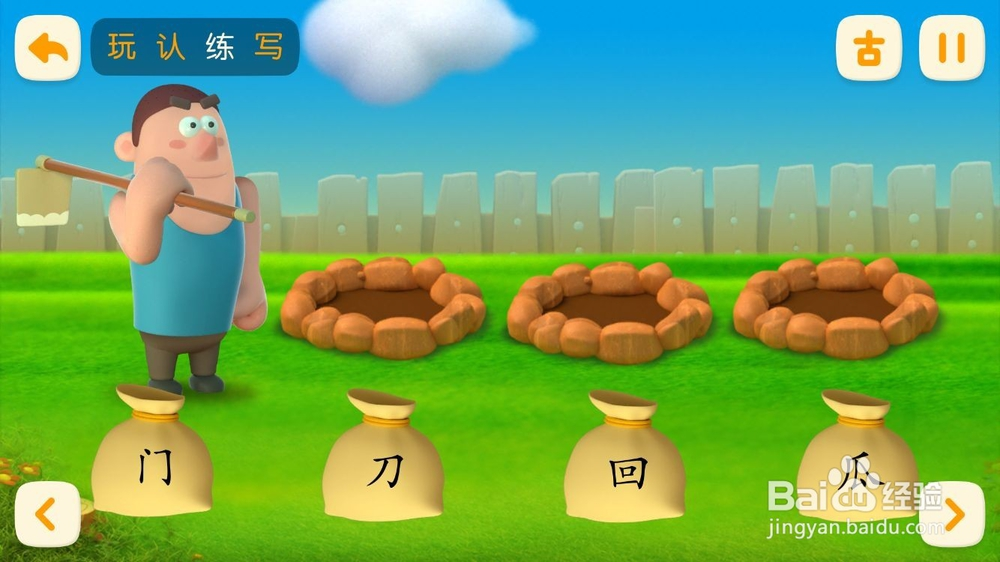
#> input picture work/ihuman-controls-deepening/2018-proposal-image-1.jpg, 1000 x 562 px, given in place of snap-caller-before.png, which was not available
$ python ui_file_picker_frames.py ../work/ihuman-controls-deepening
#> lines starting #> are read from the running program, lines starting #| are printed output that depends on the picture
"""Cancellation restores the settled caller frame byte for byte."""
import sys
from pathlib import Path
from PIL import Image, ImageChops

root = Path(sys.argv[1])
before = Image.open(root / "snap-caller-before.png").convert("L")
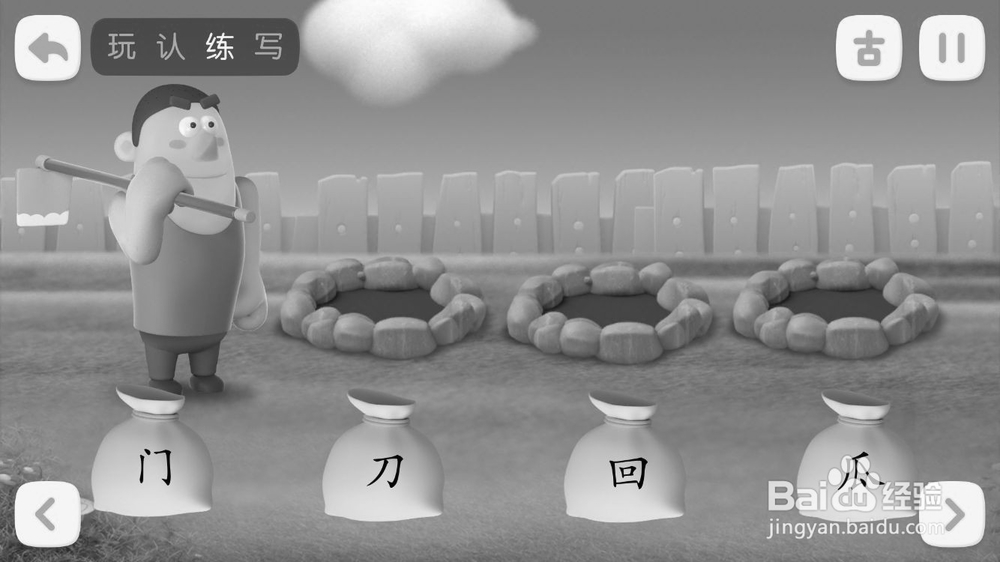
#> before: PIL image 1000x562 L; min 0, max 254, mean 144.4
after = Image.open(root / "snap-caller-after.png").convert("L")
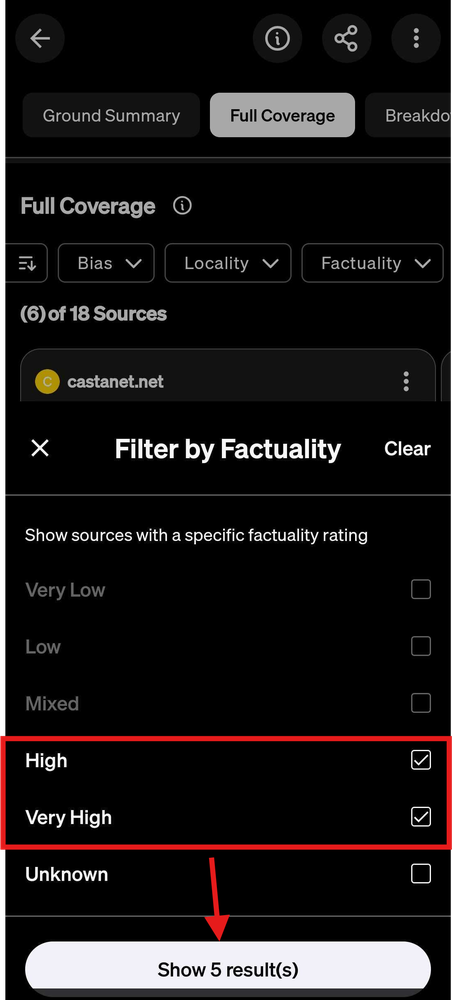
#> input picture work/ground-controls-deepening/factuality-image-3.png, 452 x 1000 px, shrunk from 1096 x 2427 before the run, given in place of snap-caller-after.png, which was not available
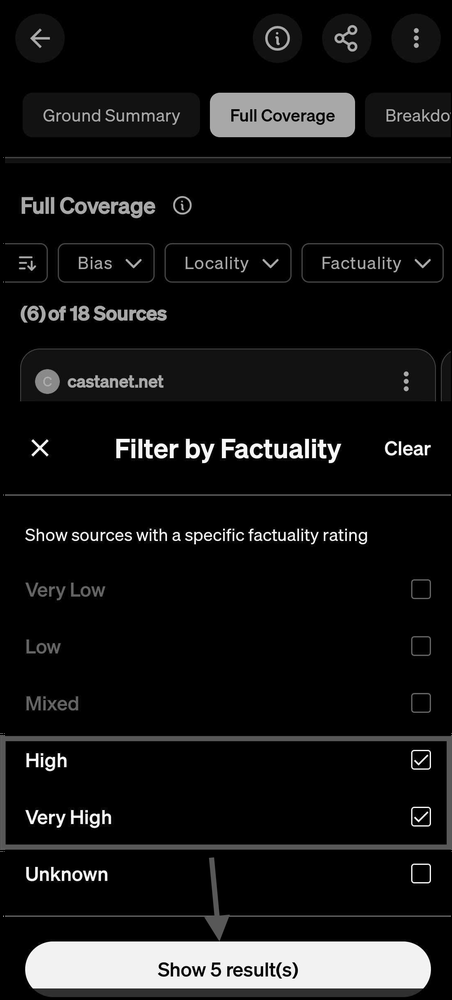
#> after: PIL image 452x1000 L; min 0, max 255, mean 21.1
#> (the run stopped early here; a loop or call above may not have finished)
